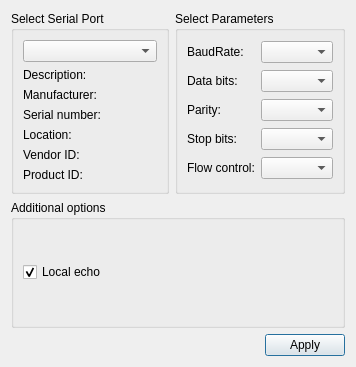
<?xml version="1.0" encoding="UTF-8"?>
<ui version="4.0">
 <class>SettingsDialog</class>
 <widget class="QDialog" name="SettingsDialog">
  <property name="geometry">
   <rect>
    <x>0</x>
    <y>0</y>
    <width>356</width>
    <height>367</height>
   </rect>
  </property>
  <property name="windowTitle">
   <string>Settings</string>
  </property>
  <layout class="QGridLayout" name="gridLayout_3">
   <item row="0" column="1">
    <widget class="QGroupBox" name="parametersBox">
     <property name="title">
      <string>Select Parameters</string>
     </property>
     <layout class="QGridLayout" name="gridLayout_2">
      <item row="0" column="0">
       <widget class="QLabel" name="baudRateLabel">
        <property name="text">
         <string>BaudRate:</string>
        </property>
       </widget>
      </item>
      <item row="0" column="1">
       <widget class="QComboBox" name="baudRateBox"/>
      </item>
      <item row="1" column="0">
       <widget class="QLabel" name="dataBitsLabel">
        <property name="text">
         <string>Data bits:</string>
        </property>
       </widget>
      </item>
      <item row="1" column="1">
       <widget class="QComboBox" name="dataBitsBox"/>
      </item>
      <item row="2" column="0">
       <widget class="QLabel" name="parityLabel">
        <property name="text">
         <string>Parity:</string>
        </property>
       </widget>
      </item>
      <item row="2" column="1">
       <widget class="QComboBox" name="parityBox"/>
      </item>
      <item row="3" column="0">
       <widget class="QLabel" name="stopBitsLabel">
        <property name="text">
         <string>Stop bits:</string>
        </property>
       </widget>
      </item>
      <item row="3" column="1">
       <widget class="QComboBox" name="stopBitsBox"/>
      </item>
      <item row="4" column="0">
       <widget class="QLabel" name="flowControlLabel">
        <property name="text">
         <string>Flow control:</string>
        </property>
       </widget>
      </item>
      <item row="4" column="1">
       <widget class="QComboBox" name="flowControlBox"/>
      </item>
     </layout>
    </widget>
   </item>
   <item row="0" column="0">
    <widget class="QGroupBox" name="selectBox">
     <property name="title">
      <string>Select Serial Port</string>
     </property>
     <layout class="QGridLayout" name="gridLayout">
      <item row="0" column="0">
       <widget class="QComboBox" name="serialPortInfoListBox"/>
      </item>
      <item row="1" column="0">
       <widget class="QLabel" name="descriptionLabel">
        <property name="text">
         <string>Description:</string>
        </property>
       </widget>
      </item>
      <item row="2" column="0">
       <widget class="QLabel" name="manufacturerLabel">
        <property name="text">
         <string>Manufacturer:</string>
        </property>
       </widget>
      </item>
      <item row="3" column="0">
       <widget class="QLabel" name="serialNumberLabel">
        <property name="text">
         <string>Serial number:</string>
        </property>
       </widget>
      </item>
      <item row="4" column="0">
       <widget class="QLabel" name="locationLabel">
        <property name="text">
         <string>Location:</string>
        </property>
       </widget>
      </item>
      <item row="5" column="0">
       <widget class="QLabel" name="vidLabel">
        <property name="text">
         <string>Vendor ID:</string>
        </property>
       </widget>
      </item>
      <item row="6" column="0">
       <widget class="QLabel" name="pidLabel">
        <property name="text">
         <string>Product ID:</string>
        </property>
       </widget>
      </item>
     </layout>
    </widget>
   </item>
   <item row="2" column="0" colspan="2">
    <layout class="QHBoxLayout" name="horizontalLayout">
     <item>
      <spacer name="horizontalSpacer">
       <property name="orientation">
        <enum>Qt::Horizontal</enum>
       </property>
       <property name="sizeHint" stdset="0">
        <size>
         <width>96</width>
         <height>20</height>
        </size>
       </property>
      </spacer>
     </item>
     <item>
      <widget class="QPushButton" name="applyButton">
       <property name="text">
        <string>Apply</string>
       </property>
      </widget>
     </item>
    </layout>
   </item>
   <item row="1" column="0" colspan="2">
    <widget class="QGroupBox" name="additionalOptionsGroupBox">
     <property name="title">
      <string>Additional options</string>
     </property>
     <layout class="QVBoxLayout" name="verticalLayout">
      <item>
       <widget class="QCheckBox" name="localEchoCheckBox">
        <property name="text">
         <string>Local echo</string>
        </property>
        <property name="checked">
         <bool>true</bool>
        </property>
       </widget>
      </item>
     </layout>
    </widget>
   </item>
  </layout>
 </widget>
 <resources/>
 <connections/>
</ui>
